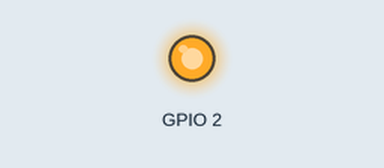
Recording of a sketch running on a simulated ESP8266 (NodeMCU). Parts: output pins drawn as LEDs (lit = HIGH). WiFi joins after 1.5 s; servers stay silent unless stated; what the sketch prints to the serial monitor is not drawn. At 2.1 s the program puts the board to deep sleep or switches it off; the recording ends there.

Above: at 0.1 s.
At 1.85 s:
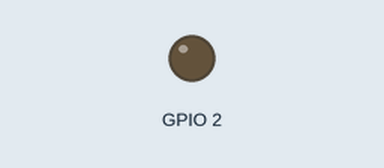
Timing chart, 0 to 2.1 s (numbered marks = the images above):
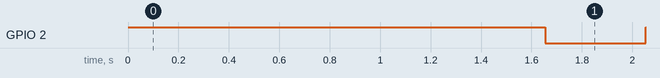

The sketch:

tracker_node.ino
```cpp
#include "FirebaseESP8266.h"
#include <ESP8266WiFi.h>


extern "C" {
#include "user_interface.h"
}


FirebaseData firebaseData;

#define WIFI_SSID "WIFI_SSID"
#define WIFI_PASSWORD "WIFI_PASS"
#define FIREBASE_HOST "HOST"
#define FIREBASE_AUTH "TOKEN"

void setup() {
  pinMode(LED_BUILTIN, OUTPUT);     // Initialize the LED_BUILTIN pin as an output
  digitalWrite(LED_BUILTIN, HIGH);

  Serial.begin(115200);

  byte rtcStore[2];
  system_rtc_mem_read(65, rtcStore, 2);
  Serial.print("current value = ");
  Serial.println(*rtcStore);

  if (*rtcStore != 0) {
    Serial.println("First Run, going back to sleep for now...");
    *rtcStore = 0;
    system_rtc_mem_write(65, rtcStore, 2); //offset is 65
    ESP.deepSleep(0);
  }

  WiFi.begin(WIFI_SSID, WIFI_PASSWORD);

  while (WiFi.status() != WL_CONNECTED)
  {
    delay(500);
    Serial.print("*");
  }

  Serial.println("");
  Serial.println("WiFi connection Successful");
  Serial.print("The IP Address of ESP8266 Module is: ");
  Serial.print(WiFi.localIP());

  Firebase.begin(FIREBASE_HOST, FIREBASE_AUTH);
  Firebase.reconnectWiFi(true);
  Firebase.setMaxRetry(firebaseData, 3);
  Firebase.setMaxErrorQueue(firebaseData, 30);

  if (Firebase.pushTimestamp(firebaseData, "/log"))
  {
    Serial.println("PASSED");
    Serial.println("PATH: " + firebaseData.dataPath());
    Serial.print("PUSH NAME: ");
    Serial.println(firebaseData.pushName());

    digitalWrite(LED_BUILTIN, LOW);
    delay(400);
    digitalWrite(LED_BUILTIN, HIGH);

  }
  else
  {
    Serial.println("FAILED");
    Serial.println("REASON: " + firebaseData.errorReason());
    Serial.println("------------------------------------");
    Serial.println();
    for (int i = 0; i < 50; i++) {
      delay(30);
      digitalWrite(LED_BUILTIN, LOW);
      delay(30);
      digitalWrite(LED_BUILTIN, HIGH);
    }
  }


  Serial.println("GOING TO SLEEP");
  ESP.deepSleep(0);
}


void loop(){}
```

Measured:
- by itself, GPIO 2: LOW → HIGH at 0.00 s, → LOW 1.7 s later, → HIGH 0.40 s later
